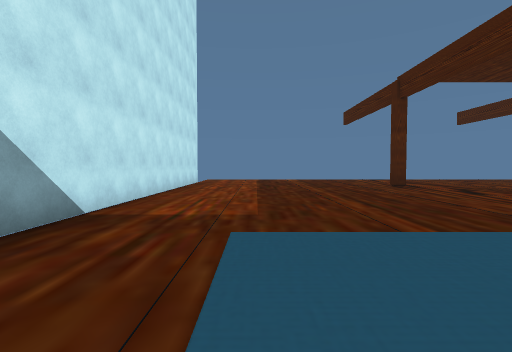
View 1 (above)

21 first-person views from a walk through a Unity game level. The camera is 1.3 m above the floor, tilts 2° down and sees 85° across. The floor is counted in squares, 2 m on a side. Each view is taken from the middle of a square. On the plan, view 1 faces up. The plan holds only what a view shows up to about 9 squares ahead; the rest is blank. The place goes on beyond the plan.

View 2
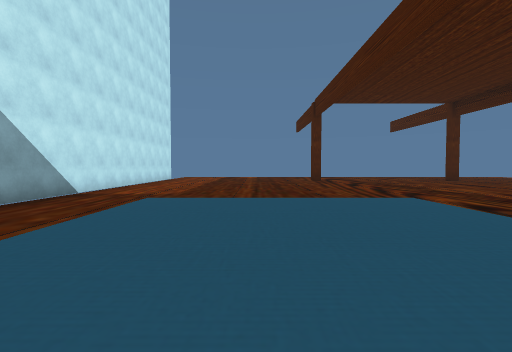

View 3
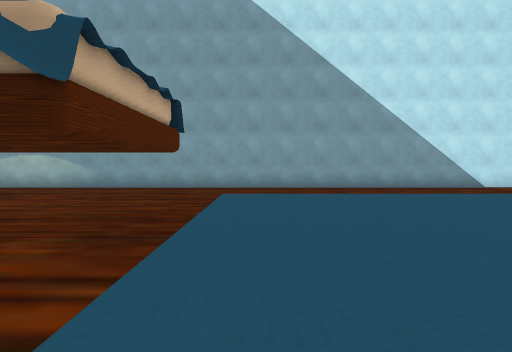

View 4
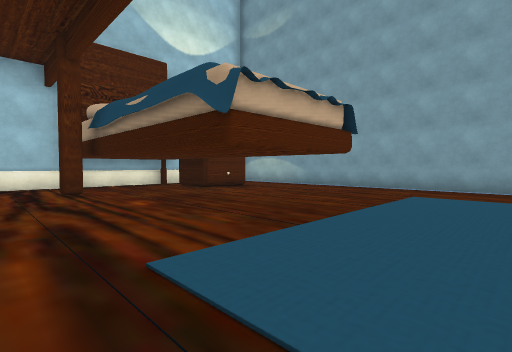

View 5
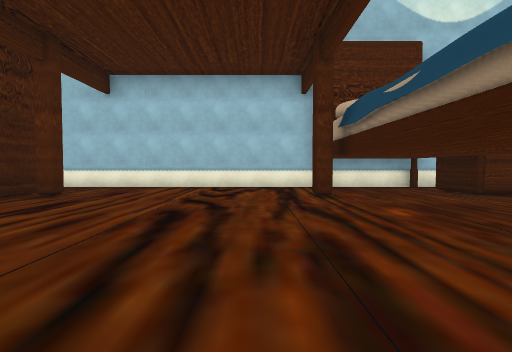

View 6
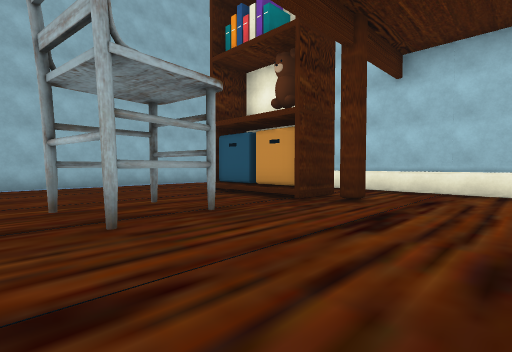

View 7
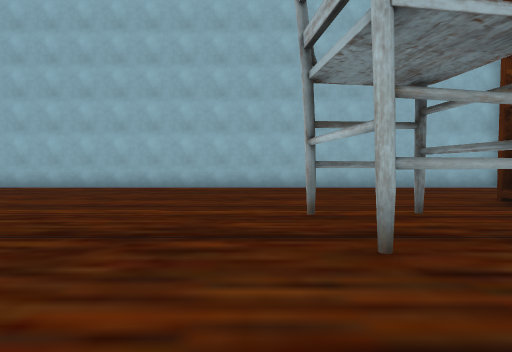

View 8
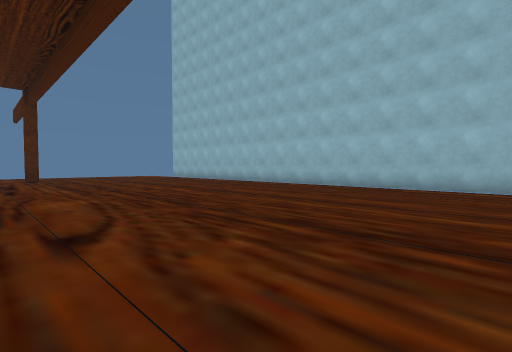

View 9
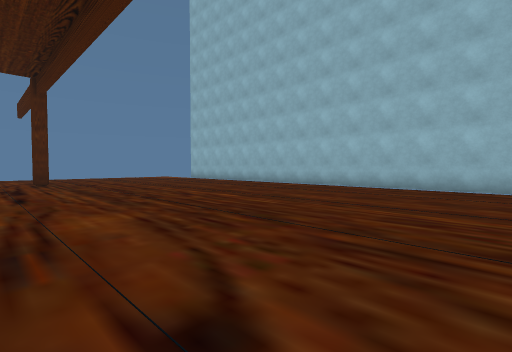

View 10
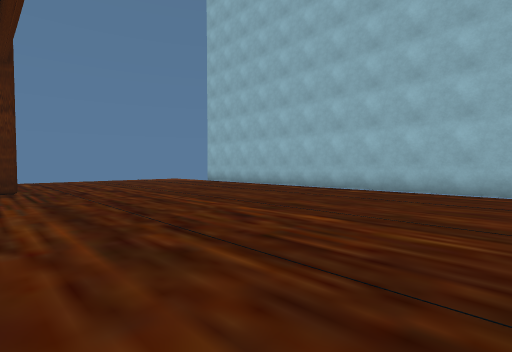

View 11
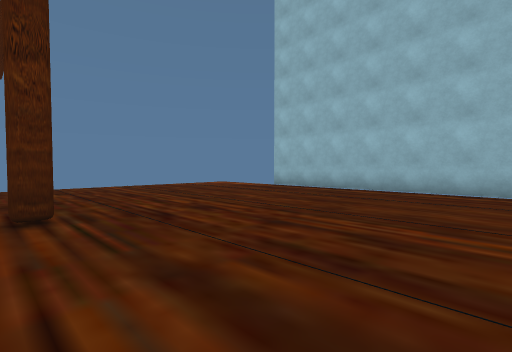

View 12
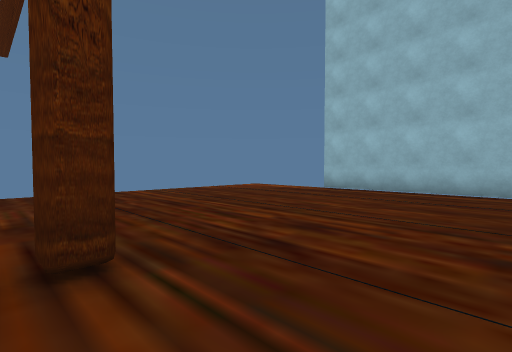

View 13
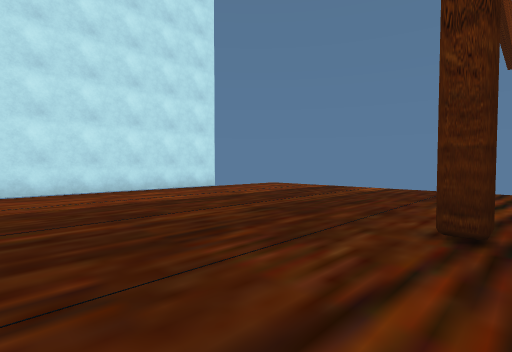

View 14
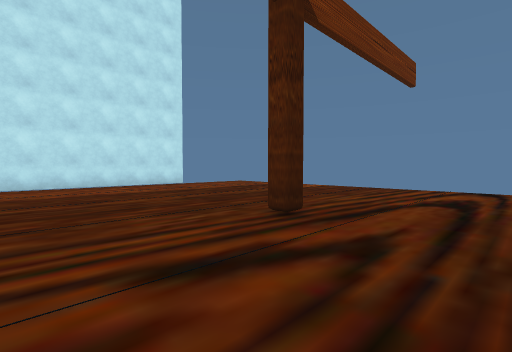

View 15
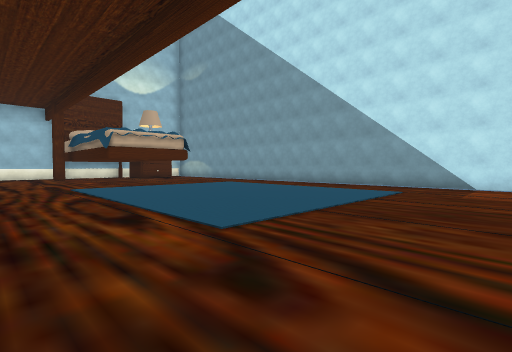

View 16
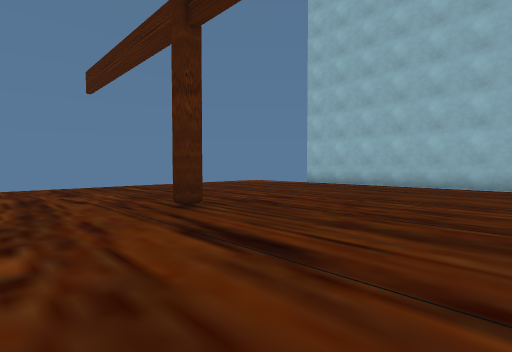

View 17
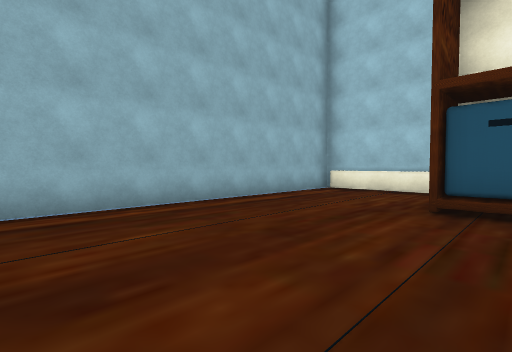

View 18
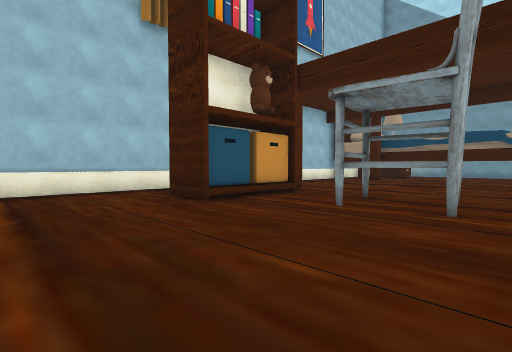

View 19
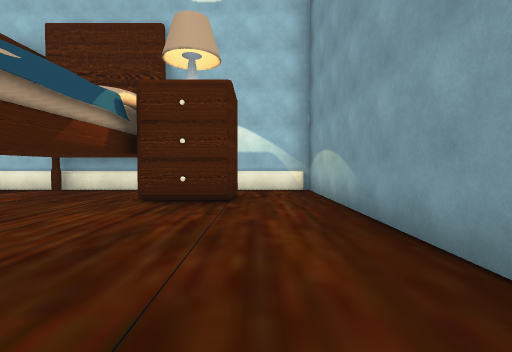

View 20
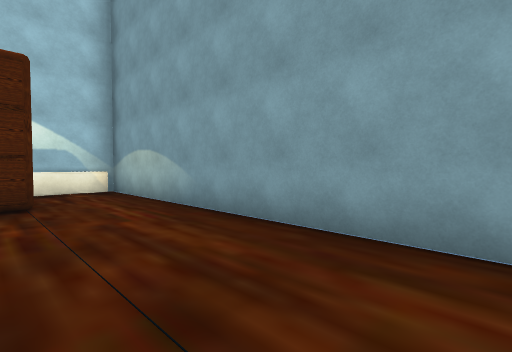

View 21
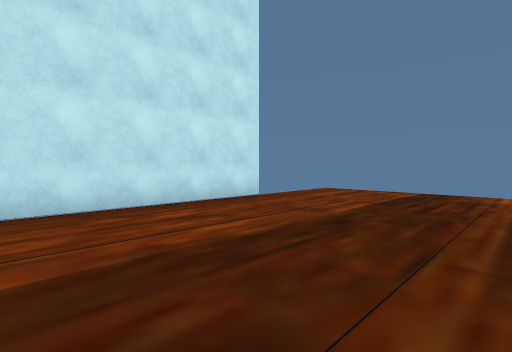

### Floor plan
Points are (right, up) in squares from view 1. A wall is a line through its corners. A room is listed if a view was taken in it or the views show most of it. See-through windows are left out.
Room 1 (views 1, 2, 3, 4, 5, 6, 7, 8, 9, 10, 11, 12, 13, 14, 15, 16, 17, 18, 19, 20, 21)
walls: (10.2, 8.8) (10.2, 9.2); (12.8, -4.8) (12.9, -6.3); (11.3, -6.4) (12.8, -6.2); (11.4, -6.5) (11, -5); (12.8, -5.7) (12.7, -4.8); (11.3, -8.2) (11.3, -8.9); (11.2, -9.6) (11.2, -8.5) (14, -8.5) (14, -9.8); (13.9, -8.9) (13.9, -8.2); (-2.4, 11.5) (-2.4, -11.4) (17.4, -11.4) (17.4, 11.5); (-0.6, -10.4) (-0.6, -9) (1.2, -9) (1.2, -10.5)

Positions as (right, up) in squares from view 1, and headings:
1: (0, 0), facing up
2: (2, -3), facing up
3: (6, -3), facing left
4: (6, -2), facing down-left
5: (6, -3), facing down
6: (8, -4), facing down-right
7: (9, -4), facing right
8: (9, -4), facing up-right
9: (9, -2), facing up-right
10: (10, 1), facing up-right
11: (10, 5), facing up-right
12: (10, 7), facing up-right
13: (5, 6), facing up-left
14: (7, 6), facing up-left
15: (7, 5), facing down-left
16: (8, 5), facing up-right
17: (13, -4), facing down-right
18: (17, -4), facing down-left
19: (-1, -4), facing down
20: (0, -4), facing down-left
21: (2, 7), facing up-left
